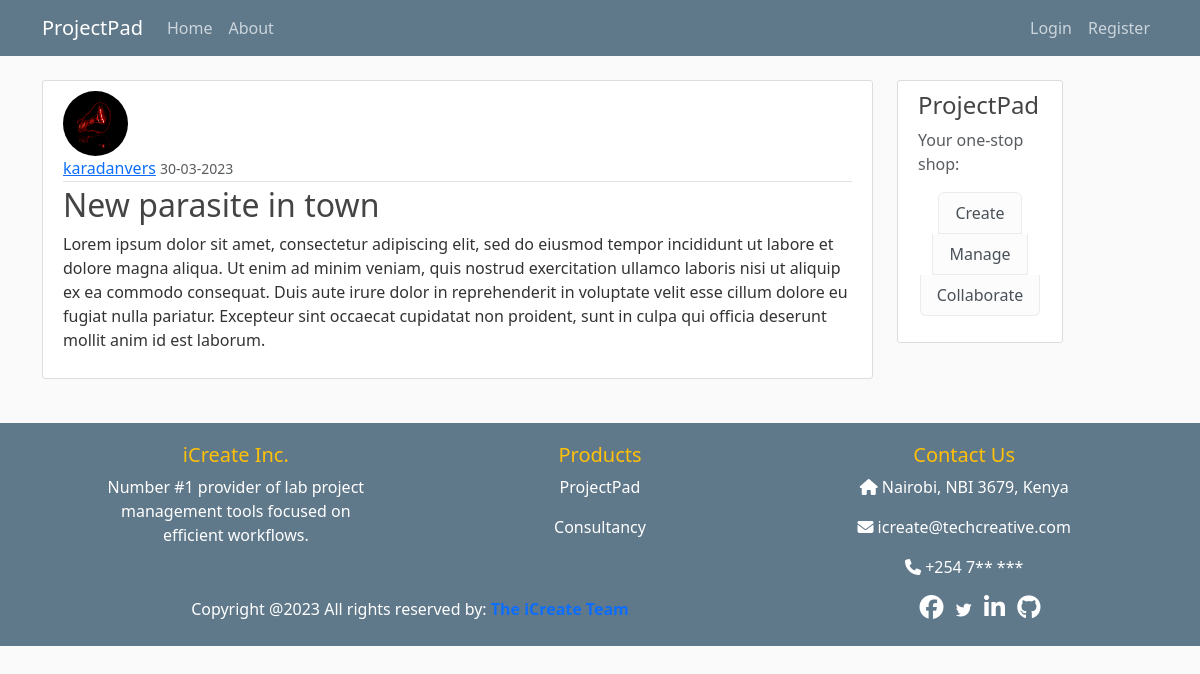
The app's page /article/1 with its own data.
### projectpad/models.py (models this page shows, shortened)
class User(db.Model, UserMixin):
    id = db.Column(db.Integer, primary_key=True)
    username = db.Column(db.String(20), unique=True, nullable=False)
    email = db.Column(db.String(120), unique=True, nullable=False)
    image_file = db.Column(db.String(120), nullable=False, default='default.jpg')
    password = db.Column(db.String(60), nullable=False)
    articles = db.relationship('Article', backref='author', lazy=True)

class Article(db.Model):
    id = db.Column(db.Integer, primary_key=True)
    title = db.Column(db.String(100), nullable=False)
    date_created = db.Column(db.DateTime, nullable=False, default=datetime.utcnow)
    content = db.Column(db.Text, nullable=False)
    user_id = db.Column(db.Integer, db.ForeignKey('user.id'), nullable=False)

### projectpad/routes.py (the view)
@app.route("/article/<int:article_id>", strict_slashes=False)
def article(article_id):
    article = Article.query.get_or_404(article_id)
    return render_template('article.html', title=article.title, article=article)

### projectpad/templates/article.html (shortened to what this page needs)
{% extends "layout.html" %}
{% block content %}
<article class="media content-section">
    <img class="rounded-circle article-img"
        src="{{ url_for('static', filename='images/' + article.author.image_file) }}">
    <div class="media-body">
        <div class="article-metadata">
            <a class="mr-2" href="{{ url_for('account')}}">{{ article.author.username }}</a>
            <small class="text-muted">{{ article.date_created.strftime('%d-%m-%Y') }}</small>
        </div>
        <h2 class="article-title">{{ article.title }}</h2>
        <p class="article-content">{{ article.content | safe }}</p>
    </div>
</article>
{% endblock content %}

### projectpad/static/styles/styles.css (style rules this page uses)
body { background: #fafafa; color: #333333; margin-top: 5rem; }
h1, h2, h3, h4, h5, h6 { color: #444444; }
.content-section { background: #ffffff; padding: 10px 20px; border: 1px solid #dddddd; border-radius: 3px; margin-bottom: 20px; }
.article-title { color: #444444; }
.article-content { white-space: pre-line; }
.article-img { height: 65px; width: 65px; margin-right: 16px; }
.article-metadata { padding-bottom: 1px; margin-bottom: 4px; border-bottom: 1px solid #e3e3e3 }

### records on screen
User: image_file (placeholder picture), author.username "karadanvers"
Article: date_created "30-03-2023", title "New parasite in town", content "Lorem ipsum dolor sit amet, consectetur adipiscing elit, sed do eiusmod tempor incididunt ut labore et dolore magna aliqua. Ut enim ad minim veniam, quis nostrud exercitation ullamco laboris nisi ut aliquip ex ea commodo consequat. Duis aute irure dolor in reprehenderit in voluptate velit esse cillum dolore eu fugiat nulla pariatur. Excepteur sint occaecat cupidatat non proident, sunt in culpa qui officia deserunt mollit anim id est laborum."
